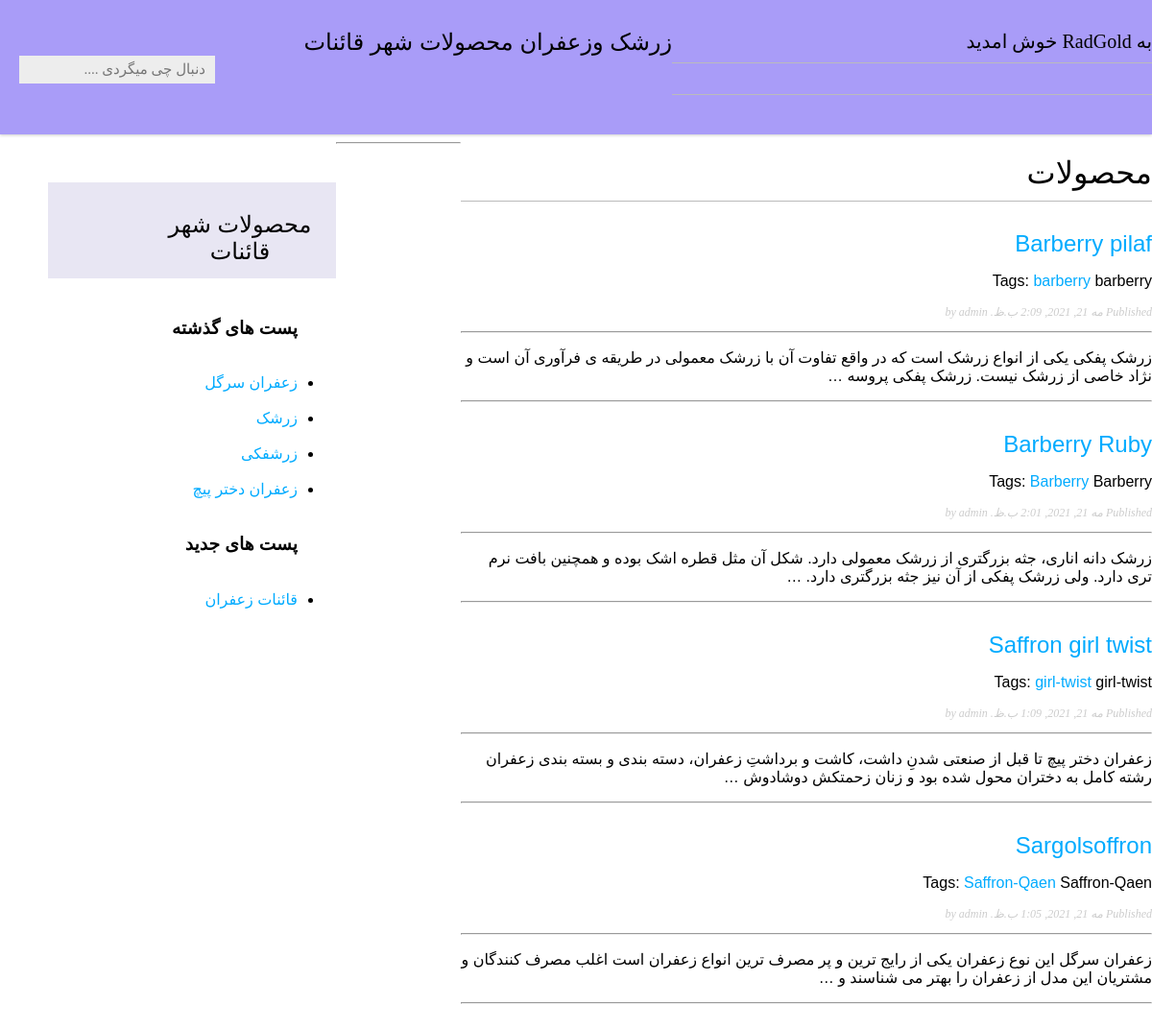
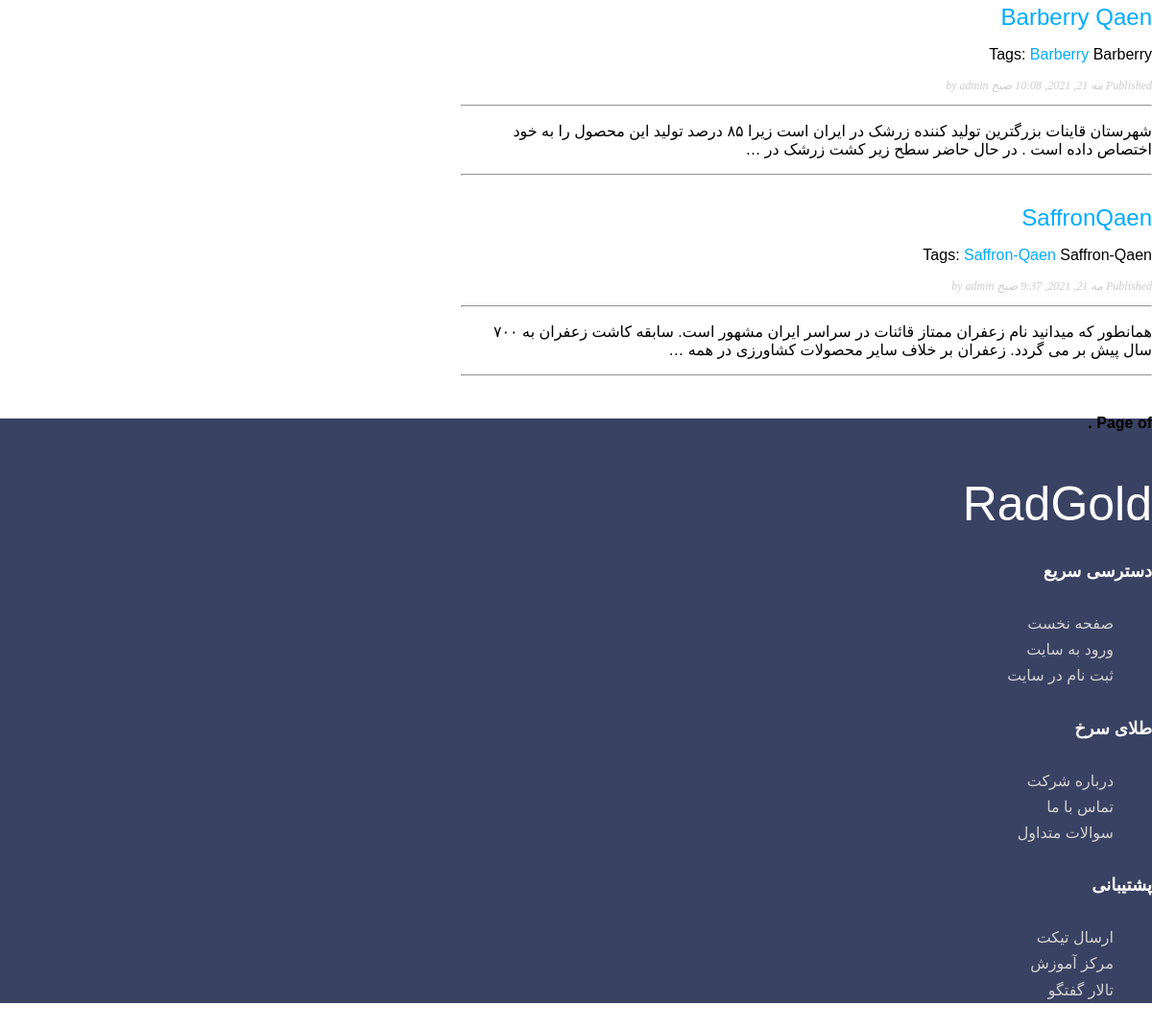
Screenshot of /products/ with the database file from the repository (2 pictures, top to bottom).
### products/models.py (models this page shows, shortened)
class Post(models.Model):
    STATUS_CHOICES = (('draft', 'Draft'),  ('published', 'Published'), )
    tags = TaggableManager()
    title = models.CharField(max_length=250)
    slug = models.SlugField(max_length=250,unique_for_date='publish')
    author = models.ForeignKey(User,on_delete=models.CASCADE, related_name='blog_posts')
    name = models.CharField(max_length=100)
    image = models.ImageField(upload_to='home/%Y/%m/%d/')
    body = models.TextField()
    publish = models.DateTimeField(default=timezone.now)
    created = models.DateTimeField(auto_now_add=True)
    updated = models.DateTimeField(auto_now=True)
    status = models.CharField(max_length=10,choices=STATUS_CHOICES, default='draft')
    class Meta:
     ordering = ('-publish',)
    def get_absolute_url(self):
        return reverse('products:post_detail',
                        args=[self.publish.year,  self.publish.month, self.publish.day, self.slug])

### products/views.py (the view)
# urls.py: path('',post_list, name='post_list'),
def post_list(request, tag_slug=None):
    posts_all = Post.objects.filter(status='published')
    tag = None
    if tag_slug:
        tag = get_object_or_404(Tag, slug=tag_slug)
        object_list = object_list.filter(tags__in=[tag])
    object_list = Post.objects.filter(status='published')
    paginator = Paginator(object_list,2) # 3 posts in each page
    page = request.GET.get('page')
    try:
        posts = paginator.page(page)
    except PageNotAnInteger:
        posts = paginator.page(1)
    except EmptyPage:
        posts = paginator.page(paginator.num_pages)
    return render(request,
        'products/post/list.html',
            {'posts': posts_all,
            'page': page,
            'tag': tag})

### products/templates/products/post/list.html (shortened to what this page needs)
{% extends "products/base.html" %}
{% block content %}
<h1>محصولات</h1>
{% for post in posts %}
<h2>
    <a href="{{ post.get_absolute_url }}">
        {{ post.title }}
    </a>
</h2>
<p class="tags">
    Tags:
    {% for tag in post.tags.all %}
        <a href="{% url "products:post_list_by_tag" tag.slug %}">
             {{ tag.name }}
        </a>
    {% endfor %}
    {{ post.tags.all|join:", " }}
</p>
<p class="date">
    Published {{ post.publish }} by {{ post.author }}
</p>
<hr>
{{ post.body|truncatewords:30|linebreaks }}
<hr>
{% endfor %}
{% include "pagination.html" with page=posts %}
{% endblock %}

### products/static/css/products.css (style rules this page uses)
body { margin:0; padding:0; font-family:helvetica, sans-serif; }
a { color:#00abff; text-decoration:none; }
h1 { font-weight:normal; border-bottom:1px solid #bbb; padding:0 0 10px 0; }
h2 { font-weight:normal; margin:30px 0 0; }
p.date { color:#ccc; font-family: georgia, serif; font-size: 12px; font-style: italic; }
html { direction:rtl; font-family:"Droid Arabic Kufi", "Droid Sans", sans-serif; font-size:16px; }

### rows the page displays
Post: title "Barberry pilaf", tags.all "barberry", publish "مه 21, 2021, 2:09 ب.ظ.", author "admin", body "زرشک پفکی یکی از انواع زرشک است که در واقع تفاوت آن با زرشک معمولی در طریقه ی فرآوری آن است و نژاد خاصی از زرشک نیست. زرشک پفکی پروسه …"
Tag: name "barberry"
Post: title "Barberry Ruby", tags.all "Barberry", publish "مه 21, 2021, 2:01 ب.ظ.", author "admin", body "زرشک دانه اناری، جثه بزرگتری از زرشک معمولی دارد. شکل آن مثل قطره اشک بوده و همچنین بافت نرم تری دارد. ولی زرشک پفکی از آن نیز جثه بزرگتری دارد. …"
Tag: name "Barberry"
Post: title "Saffron girl twist", tags.all "girl-twist", publish "مه 21, 2021, 1:09 ب.ظ.", author "admin", body "زعفران دختر پیچ تا قبل از صنعتی شدنِ داشت، کاشت و برداشتِ زعفران، دسته بندی و بسته بندی زعفران رشته کامل به دختران محول شده بود و زنان زحمتکش دوشادوش …"
Tag: name "girl-twist"
Post: title "Sargolsoffron", tags.all "Saffron-Qaen", publish "مه 21, 2021, 1:05 ب.ظ.", author "admin", body "زعفران سرگل این نوع زعفران یکی از رایج ترین و پر مصرف ترین انواع زعفران است اغلب مصرف کنندگان و مشتریان این مدل از زعفران را بهتر می شناسند و …"
Tag: name "Saffron-Qaen"
Post: title "Barberry Qaen", tags.all "Barberry", publish "مه 21, 2021, 10:08 صبح", author "admin", body "شهرستان قاینات بزرگترین تولید کننده زرشک در ایران است زیرا ۸۵ درصد تولید این محصول را به خود اختصاص داده است . در حال حاضر سطح زیر کشت زرشک در …"
Post: title "SaffronQaen", tags.all "Saffron-Qaen", publish "مه 21, 2021, 9:37 صبح", author "admin", body "همانطور که میدانید نام زعفران ممتاز قائنات در سراسر ایران مشهور است. سابقه کاشت زعفران به ۷۰۰ سال پیش بر می گردد. زعفران بر خلاف سایر محصولات کشاورزی در همه …"
